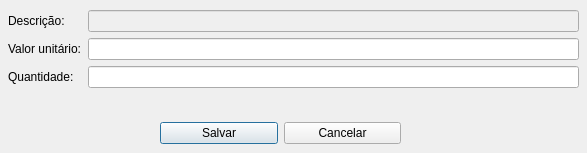
<?xml version="1.0" encoding="UTF-8"?>
<ui version="4.0">
 <class>fm_editar_item_venda</class>
 <widget class="QDialog" name="fm_editar_item_venda">
  <property name="geometry">
   <rect>
    <x>0</x>
    <y>0</y>
    <width>587</width>
    <height>153</height>
   </rect>
  </property>
  <property name="windowTitle">
   <string>Dialog</string>
  </property>
  <widget class="QWidget" name="layoutWidget">
   <property name="geometry">
    <rect>
     <x>160</x>
     <y>120</y>
     <width>241</width>
     <height>27</height>
    </rect>
   </property>
   <layout class="QHBoxLayout" name="horizontalLayout">
    <item>
     <widget class="QPushButton" name="pushButton_salvar">
      <property name="text">
       <string>Salvar</string>
      </property>
     </widget>
    </item>
    <item>
     <widget class="QPushButton" name="pushButton_cancelar">
      <property name="text">
       <string>Cancelar</string>
      </property>
     </widget>
    </item>
   </layout>
  </widget>
  <widget class="QWidget" name="">
   <property name="geometry">
    <rect>
     <x>8</x>
     <y>10</y>
     <width>571</width>
     <height>101</height>
    </rect>
   </property>
   <layout class="QFormLayout" name="formLayout_2">
    <item row="0" column="0">
     <widget class="QLabel" name="label">
      <property name="text">
       <string>Descrição:</string>
      </property>
     </widget>
    </item>
    <item row="0" column="1">
     <widget class="QLineEdit" name="lineEdit_descricao">
      <property name="enabled">
       <bool>false</bool>
      </property>
     </widget>
    </item>
    <item row="1" column="0">
     <widget class="QLabel" name="label_3">
      <property name="text">
       <string>Valor unitário:</string>
      </property>
     </widget>
    </item>
    <item row="1" column="1">
     <widget class="QLineEdit" name="lineEdit_valor_venda"/>
    </item>
    <item row="2" column="0">
     <widget class="QLabel" name="label_2">
      <property name="text">
       <string>Quantidade:</string>
      </property>
     </widget>
    </item>
    <item row="2" column="1">
     <widget class="QLineEdit" name="lineEdit_quantidade"/>
    </item>
   </layout>
  </widget>
 </widget>
 <resources/>
 <connections/>
</ui>
